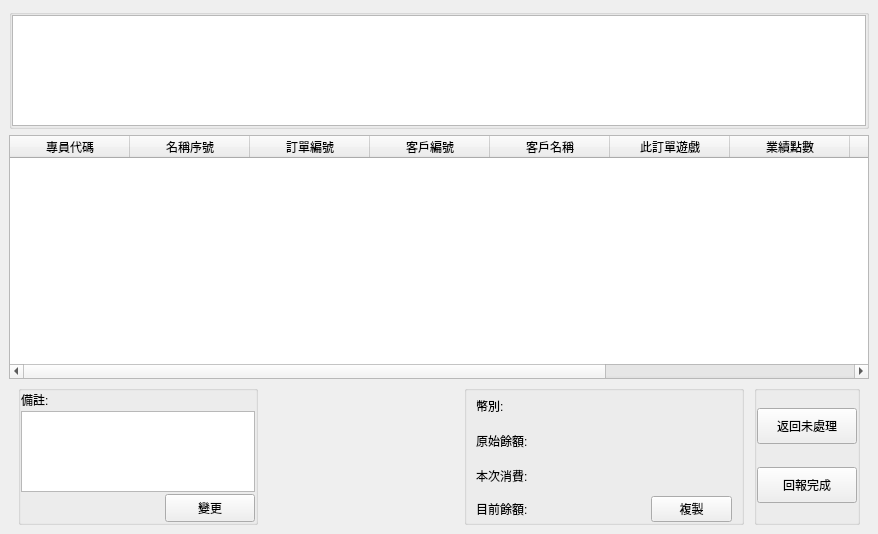
<?xml version="1.0" encoding="UTF-8"?>
<ui version="4.0">
 <class>LayerGetOrder2</class>
 <widget class="QWidget" name="LayerGetOrder2">
  <property name="geometry">
   <rect>
    <x>0</x>
    <y>0</y>
    <width>878</width>
    <height>534</height>
   </rect>
  </property>
  <property name="windowTitle">
   <string>Form</string>
  </property>
  <layout class="QGridLayout" name="gridLayout">
   <property name="leftMargin">
    <number>0</number>
   </property>
   <property name="topMargin">
    <number>0</number>
   </property>
   <property name="rightMargin">
    <number>0</number>
   </property>
   <property name="bottomMargin">
    <number>0</number>
   </property>
   <item row="0" column="0">
    <widget class="QWidget" name="wBg" native="true">
     <layout class="QVBoxLayout" name="verticalLayout">
      <item>
       <widget class="QGroupBox" name="groupBox">
        <property name="minimumSize">
         <size>
          <width>0</width>
          <height>120</height>
         </size>
        </property>
        <property name="maximumSize">
         <size>
          <width>16777215</width>
          <height>120</height>
         </size>
        </property>
        <layout class="QGridLayout" name="gridLayout_2">
         <property name="leftMargin">
          <number>0</number>
         </property>
         <property name="topMargin">
          <number>0</number>
         </property>
         <property name="rightMargin">
          <number>0</number>
         </property>
         <property name="bottomMargin">
          <number>0</number>
         </property>
         <property name="spacing">
          <number>0</number>
         </property>
         <item row="0" column="0">
          <widget class="QTableWidget" name="tbUser">
           <property name="editTriggers">
            <set>QAbstractItemView::NoEditTriggers</set>
           </property>
           <attribute name="horizontalHeaderVisible">
            <bool>false</bool>
           </attribute>
           <attribute name="horizontalHeaderMinimumSectionSize">
            <number>36</number>
           </attribute>
           <attribute name="horizontalHeaderDefaultSectionSize">
            <number>170</number>
           </attribute>
           <attribute name="verticalHeaderVisible">
            <bool>false</bool>
           </attribute>
           <column>
            <property name="text">
             <string>新增欄位</string>
            </property>
           </column>
           <column>
            <property name="text">
             <string>新增欄位</string>
            </property>
           </column>
           <column>
            <property name="text">
             <string>新增欄位</string>
            </property>
           </column>
           <column>
            <property name="text">
             <string>新增欄位</string>
            </property>
           </column>
          </widget>
         </item>
        </layout>
       </widget>
      </item>
      <item>
       <widget class="QWidget" name="widget_2" native="true">
        <property name="sizePolicy">
         <sizepolicy hsizetype="Preferred" vsizetype="Expanding">
          <horstretch>0</horstretch>
          <verstretch>0</verstretch>
         </sizepolicy>
        </property>
        <property name="minimumSize">
         <size>
          <width>0</width>
          <height>200</height>
         </size>
        </property>
        <layout class="QGridLayout" name="gridLayout_3">
         <property name="leftMargin">
          <number>0</number>
         </property>
         <property name="topMargin">
          <number>0</number>
         </property>
         <property name="rightMargin">
          <number>0</number>
         </property>
         <property name="bottomMargin">
          <number>0</number>
         </property>
         <item row="0" column="0">
          <widget class="QTableWidget" name="tbOrder">
           <property name="editTriggers">
            <set>QAbstractItemView::NoEditTriggers</set>
           </property>
           <property name="selectionBehavior">
            <enum>QAbstractItemView::SelectRows</enum>
           </property>
           <attribute name="horizontalHeaderDefaultSectionSize">
            <number>120</number>
           </attribute>
           <attribute name="verticalHeaderVisible">
            <bool>false</bool>
           </attribute>
           <column>
            <property name="text">
             <string>專員代碼</string>
            </property>
           </column>
           <column>
            <property name="text">
             <string>名稱序號</string>
            </property>
           </column>
           <column>
            <property name="text">
             <string>訂單編號</string>
            </property>
           </column>
           <column>
            <property name="text">
             <string>客戶編號</string>
            </property>
           </column>
           <column>
            <property name="text">
             <string>客戶名稱</string>
            </property>
           </column>
           <column>
            <property name="text">
             <string>此訂單遊戲</string>
            </property>
           </column>
           <column>
            <property name="text">
             <string>業績點數</string>
            </property>
           </column>
           <column>
            <property name="text">
             <string>回報狀態</string>
            </property>
           </column>
           <column>
            <property name="text">
             <string>操作</string>
            </property>
           </column>
           <column>
            <property name="text">
             <string>備註</string>
            </property>
           </column>
          </widget>
         </item>
        </layout>
       </widget>
      </item>
      <item>
       <widget class="QStackedWidget" name="wBottom">
        <property name="minimumSize">
         <size>
          <width>0</width>
          <height>140</height>
         </size>
        </property>
        <property name="maximumSize">
         <size>
          <width>16777215</width>
          <height>140</height>
         </size>
        </property>
        <property name="currentIndex">
         <number>1</number>
        </property>
        <widget class="QWidget" name="page0"/>
        <widget class="QWidget" name="page1">
         <layout class="QGridLayout" name="gridLayout_4" columnstretch="1,0,0,0,0,0">
          <property name="topMargin">
           <number>0</number>
          </property>
          <property name="bottomMargin">
           <number>0</number>
          </property>
          <property name="horizontalSpacing">
           <number>10</number>
          </property>
          <item row="0" column="5" rowspan="2">
           <widget class="QGroupBox" name="groupBox_3">
            <property name="minimumSize">
             <size>
              <width>0</width>
              <height>40</height>
             </size>
            </property>
            <layout class="QGridLayout" name="gridLayout_6">
             <property name="leftMargin">
              <number>0</number>
             </property>
             <property name="topMargin">
              <number>0</number>
             </property>
             <property name="rightMargin">
              <number>0</number>
             </property>
             <property name="bottomMargin">
              <number>0</number>
             </property>
             <item row="1" column="1">
              <widget class="QPushButton" name="btnFinish">
               <property name="minimumSize">
                <size>
                 <width>90</width>
                 <height>36</height>
                </size>
               </property>
               <property name="maximumSize">
                <size>
                 <width>120</width>
                 <height>36</height>
                </size>
               </property>
               <property name="text">
                <string>回報完成</string>
               </property>
              </widget>
             </item>
             <item row="0" column="1">
              <widget class="QPushButton" name="btnBackOrder">
               <property name="minimumSize">
                <size>
                 <width>100</width>
                 <height>36</height>
                </size>
               </property>
               <property name="maximumSize">
                <size>
                 <width>120</width>
                 <height>36</height>
                </size>
               </property>
               <property name="text">
                <string>返回未處理</string>
               </property>
              </widget>
             </item>
            </layout>
           </widget>
          </item>
          <item row="0" column="3">
           <spacer name="horizontalSpacer_2">
            <property name="orientation">
             <enum>Qt::Horizontal</enum>
            </property>
            <property name="sizeHint" stdset="0">
             <size>
              <width>40</width>
              <height>20</height>
             </size>
            </property>
           </spacer>
          </item>
          <item row="0" column="1">
           <spacer name="horizontalSpacer">
            <property name="orientation">
             <enum>Qt::Horizontal</enum>
            </property>
            <property name="sizeHint" stdset="0">
             <size>
              <width>40</width>
              <height>20</height>
             </size>
            </property>
           </spacer>
          </item>
          <item row="0" column="0" rowspan="2">
           <widget class="QGroupBox" name="groupBox_2">
            <property name="minimumSize">
             <size>
              <width>240</width>
              <height>0</height>
             </size>
            </property>
            <property name="maximumSize">
             <size>
              <width>240</width>
              <height>200</height>
             </size>
            </property>
            <layout class="QGridLayout" name="gridLayout_7">
             <property name="leftMargin">
              <number>0</number>
             </property>
             <property name="topMargin">
              <number>0</number>
             </property>
             <property name="rightMargin">
              <number>0</number>
             </property>
             <property name="bottomMargin">
              <number>0</number>
             </property>
             <property name="verticalSpacing">
              <number>2</number>
             </property>
             <item row="0" column="0">
              <widget class="QLabel" name="label">
               <property name="text">
                <string>備註:</string>
               </property>
              </widget>
             </item>
             <item row="2" column="0" colspan="2">
              <widget class="QTextEdit" name="txNote">
               <property name="styleSheet">
                <string notr="true">font: 16px &quot;Microsoft JhengHei UI&quot;;</string>
               </property>
               <property name="html">
                <string>&lt;!DOCTYPE HTML PUBLIC &quot;-//W3C//DTD HTML 4.0//EN&quot; &quot;http://www.w3.org/TR/REC-html40/strict.dtd&quot;&gt;
&lt;html&gt;&lt;head&gt;&lt;meta name=&quot;qrichtext&quot; content=&quot;1&quot; /&gt;&lt;meta charset=&quot;utf-8&quot; /&gt;&lt;style type=&quot;text/css&quot;&gt;
p, li { white-space: pre-wrap; }
hr { height: 1px; border-width: 0; }
li.unchecked::marker { content: &quot;\2610&quot;; }
li.checked::marker { content: &quot;\2612&quot;; }
&lt;/style&gt;&lt;/head&gt;&lt;body style=&quot; font-family:'Microsoft JhengHei UI'; font-size:16px; font-weight:400; font-style:normal;&quot;&gt;
&lt;p style=&quot;-qt-paragraph-type:empty; margin-top:0px; margin-bottom:0px; margin-left:0px; margin-right:0px; -qt-block-indent:0; text-indent:0px;&quot;&gt;&lt;br /&gt;&lt;/p&gt;&lt;/body&gt;&lt;/html&gt;</string>
               </property>
              </widget>
             </item>
             <item row="3" column="1">
              <widget class="QPushButton" name="btnNoteChange">
               <property name="minimumSize">
                <size>
                 <width>90</width>
                 <height>28</height>
                </size>
               </property>
               <property name="maximumSize">
                <size>
                 <width>90</width>
                 <height>28</height>
                </size>
               </property>
               <property name="text">
                <string>變更</string>
               </property>
              </widget>
             </item>
            </layout>
           </widget>
          </item>
          <item row="0" column="4" rowspan="2">
           <widget class="QGroupBox" name="wCopyArea">
            <property name="minimumSize">
             <size>
              <width>280</width>
              <height>0</height>
             </size>
            </property>
            <property name="maximumSize">
             <size>
              <width>280</width>
              <height>10000000</height>
             </size>
            </property>
            <layout class="QGridLayout" name="gridLayout_5">
             <property name="topMargin">
              <number>0</number>
             </property>
             <property name="bottomMargin">
              <number>0</number>
             </property>
             <item row="2" column="0">
              <widget class="QLabel" name="lb1">
               <property name="text">
                <string>本次消費:</string>
               </property>
              </widget>
             </item>
             <item row="3" column="0">
              <widget class="QLabel" name="lb2">
               <property name="text">
                <string>目前餘額:</string>
               </property>
              </widget>
             </item>
             <item row="1" column="0">
              <widget class="QLabel" name="lb0">
               <property name="text">
                <string>原始餘額:</string>
               </property>
              </widget>
             </item>
             <item row="1" column="1">
              <widget class="QLabel" name="lbOri">
               <property name="text">
                <string/>
               </property>
              </widget>
             </item>
             <item row="2" column="1">
              <widget class="QLabel" name="lbCost">
               <property name="text">
                <string/>
               </property>
              </widget>
             </item>
             <item row="3" column="1">
              <widget class="QLabel" name="lbFinal">
               <property name="text">
                <string/>
               </property>
              </widget>
             </item>
             <item row="0" column="0">
              <widget class="QLabel" name="lbT">
               <property name="text">
                <string>幣別:</string>
               </property>
              </widget>
             </item>
             <item row="3" column="2">
              <widget class="QPushButton" name="btnOrder2Copy">
               <property name="maximumSize">
                <size>
                 <width>90</width>
                 <height>16777215</height>
                </size>
               </property>
               <property name="text">
                <string>複製</string>
               </property>
              </widget>
             </item>
             <item row="0" column="1" colspan="2">
              <widget class="QLabel" name="lbCurrency">
               <property name="text">
                <string/>
               </property>
              </widget>
             </item>
            </layout>
           </widget>
          </item>
          <item row="0" column="2" rowspan="2">
           <widget class="ItemPic" name="wPic0" native="true">
            <property name="minimumSize">
             <size>
              <width>160</width>
              <height>120</height>
             </size>
            </property>
           </widget>
          </item>
         </layout>
        </widget>
       </widget>
      </item>
     </layout>
    </widget>
   </item>
  </layout>
 </widget>
 <customwidgets>
  <customwidget>
   <class>ItemPic</class>
   <extends>QWidget</extends>
   <header>ItemPic.h</header>
   <container>1</container>
  </customwidget>
 </customwidgets>
 <resources/>
 <connections/>
</ui>
